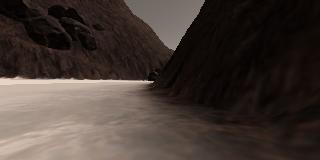
#> input picture MarsRover_Phase2/Mars_Rover/test_dataset/IMG/robocam_2017_05_02_11_16_32_439.jpg, 320 x 160 px; its folder holds 4 pictures in this run; the run also reads 1 picture not shown here
$ jupyter execute --allow-errors 'Testing .ipynb'   (shell and % lines are left out)   (older library calls are emulated)
#> lines starting #> are read from the running program, lines starting #| are printed output that depends on the picture; after the words box and inside, x2 and y2 are one past the last pixel; in counts of white or black regions, pixels touching at a corner belong together; long printed decimals are rounded
## Rover Project Test Notebook
This notebook contains the functions from the lesson and provides the scaffolding you need to test out your mapping methods.  The steps you need to complete in this notebook for the project are the following:

* First just run each of the cells in the notebook, examine the code and the results of each.
* Run the simulator in "Training Mode" and record some data. Note: the simulator may crash if you try to record a large (longer than a few minutes) dataset, but you don't need a ton of data, just some example images to work with.
* Change the data directory path (2 cells below) to be the directory where you saved data
* Test out the functions provided on your data
* Write new functions (or modify existing ones) to report and map out detections of obstacles and rock samples (yellow rocks)
* Populate the `process_image()` function with the appropriate steps/functions to go from a raw image to a worldmap.
* Run the cell that calls `process_image()` using `moviepy` functions to create video output
* Once you have mapping working, move on to modifying `perception.py` and `decision.py` to allow your rover to navigate and map in autonomous mode!

**Note: If, at any point, you encounter frozen display windows or other confounding issues, you can always start again with a clean slate by going to the "Kernel" menu above and selecting "Restart & Clear Output".**

**Run the next cell to get code highlighting in the markdown cells.**

[cell 1]
#%matplotlib qt # Choose %matplotlib qt to plot to an interactive window (note it may show up behind your browser)
# Make some of the relevant imports
import cv2 # OpenCV for perspective transform
import numpy as np
import matplotlib.image as mpimg
import matplotlib.pyplot as plt
import scipy.misc # For saving images as needed
import glob  # For reading in a list of images from a folder
import imageio
from sklearn.cluster import KMeans
import pandas as pd
#imageio.plugins.ffmpeg.download()

## Quick Look at the Data
There's some example data provided in the `test_dataset` folder.  This basic dataset is enough to get you up and running but if you want to hone your methods more carefully you should record some data of your own to sample various scenarios in the simulator.

Next, read in and display a random image from the `test_dataset` folder

[cell 2]
path = '../test_dataset/IMG/*'
img_list = glob.glob(path) # is a list of all the images file name in the folder
# Grab a random image and display it
idx=np.random.randint(0,len(img_list)-1) # Choose a random index to obtain a random pic from the folder
image=mpimg.imread(img_list[idx]) # read the random image
#> image is the input picture: shape (160, 320, 3); mean R, G, B 67.5, 56.6, 50.9
plt.imshow(image)

## Calibration Data
Read in and display example grid and rock sample calibration images.  You'll use the grid for perspective transform and the rock image for creating a new color selection that identifies these samples of interest.

[cell 3]
# In the simulator you can toggle on a grid on the ground for calibration
# You can also toggle on the rock samples with the 0 (zero) key.
# Here's an example of the grid and one of the rocks
# example_grid="../calibration_images/example_grid1.jpg"
example_grid="../calibration_images/example_grid1.jpg"#grids are of size 1x1 meter square
example_rock="../calibration_images/example_rock1.jpg"
grid_img=mpimg.imread(example_grid)
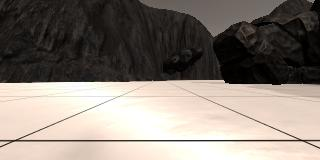
#> input picture MarsRover_Phase2/Mars_Rover/calibration_images/example_grid1.jpg, 320 x 160 px
#> grid_img is the input picture: shape (160, 320, 3); mean R, G, B 135.1, 126.3, 118.3
rock_img=mpimg.imread(example_rock)
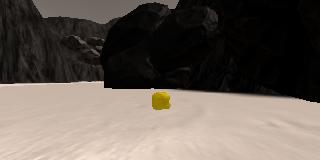
#> input picture MarsRover_Phase2/Mars_Rover/calibration_images/example_rock1.jpg, 320 x 160 px
#> rock_img is the input picture: shape (160, 320, 3); mean R, G, B 102.3, 93, 85.2

fig= plt.figure(figsize=(12,3))   #subplot 121 means in 1 row and 2 columns subplot choose image 1
plt.subplot(121)
plt.imshow(grid_img)
plt.subplot(122)
plt.imshow(rock_img)

[cell 4]
import cv2
import numpy as np
import matplotlib.pyplot as plt
# Load the image
img = cv2.imread("../calibration_images/example_grid1.jpg")

# Convert the image to grayscale
gray = cv2.cvtColor(img, cv2.COLOR_BGR2GRAY)
gray[0:100]=cv2.GaussianBlur(gray[0:100],(17,17),0)
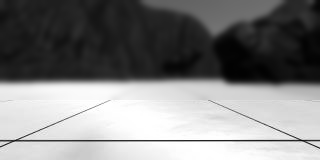
#> gray: shape (160, 320); min 2, max 255, mean 128
# Find the corners in the image
corners = cv2.goodFeaturesToTrack(gray, maxCorners=4, qualityLevel=0.01, minDistance=10)
#> corners = [[20, 139], [308, 142], [8, 142], [296, 138]]

# Convert the corners to a NumPy array
corners = np.int0(corners)

# Loop through the corners and draw them on the image
for corner in corners:
    x, y = corner.ravel()
    cv2.circle(img, (x, y), 3, 255, -1)
#> this loop made 4 passes
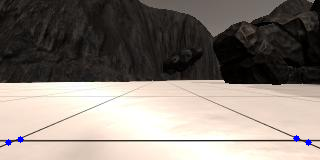
#> img: shape (160, 320, 3); mean B, G, R 118.6, 126, 134.8

# Show the image

cv2.imshow('Corners', img)
cv2.waitKey()
#> Out = 27

# [31 lines of commented-out code are left out]

[cell 5]
import cv2
import numpy as np

# Load the image
img = cv2.imread("../calibration_images/example_grid1.jpg")

# Convert the image to grayscale
gray = cv2.cvtColor(img, cv2.COLOR_BGR2GRAY)
gray[0:100]=cv2.GaussianBlur(gray[0:100],(27,27),0)

# Use the Shi-Tomasi corner detection algorithm to find corners in the image
corners = cv2.goodFeaturesToTrack(gray, maxCorners=10, qualityLevel=0.01, minDistance=5)
#> corners = [[20, 139], [308, 142], [8, 142], [296, 138], [1, 146], [208, 100], [110, 100], [268, 125], [34, 133], [101, 103]]

# Convert the corners from a NumPy array to a list
corners = corners.tolist()
#> corners = [[[20, 139]], [[308, 142]], [[8, 142]], [[296, 138]], [[1, 146]], [[208, 100]], [[110, 100]], [[268, 125]], [[34, 133]], [[101, 103]]]

# Loop through the list of corners and draw a circle at each corner
for corner in corners:
    x, y = corner[0]
    cv2.circle(img, (int(x), int(y)), 3, (255, 0, 0), -1)
#> this loop made 10 passes
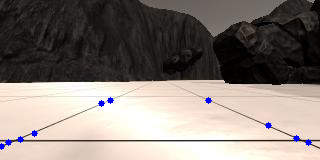
#> img: shape (160, 320, 3); mean B, G, R 118.7, 125.3, 134.1

# Display the image
cv2.imshow('Corners', img)
cv2.waitKey(0)
#> Out = 27

[cell 6]
import cv2
import numpy as np

# Load the image
img = cv2.imread("../calibration_images/example_grid1.jpg")

# Convert the image to grayscale
gray = cv2.cvtColor(img, cv2.COLOR_BGR2GRAY)

# Use the Harris corner detection algorithm to find corners in the image
dst = cv2.cornerHarris(gray, 2, 3, 0.04)
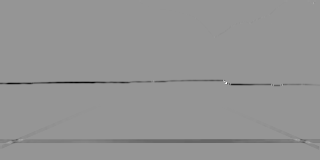
#> dst: shape (160, 320) float32; min -0.0216, max 0.0152, mean -0.000215; drawn with min black and max white

# Threshold the corner response matrix
threshold = 0.1 * dst.max()
#> threshold = 0.00152
ret, dst = cv2.threshold(dst, threshold, 255, cv2.THRESH_BINARY)
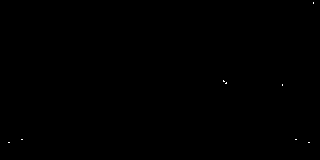
#> dst: shape (160, 320) float32; 0.04% white in thin lines or dots, all inside (x1, y1, x2, y2) = (8, 2, 314, 143)
#> ret = 0.00152

# Find contours in the binary image
#> (the rest of this cell did not finish here and is left out)

[cell 7]
kernel_sharpening = np.array([[-1,-1,-1],
                              [-1, 9,-1],
                              [-1,-1,-1]])
dst2 = cv2.filter2D(grid_img, -1, kernel_sharpening)
plt.imshow(dst2)

[cell 8]
def get_corners(image):
# [4 lines of commented-out code are left out]

    kernel_sharpening = np.array([[-1,-1,-1],
                              [-1, 9,-1],
                              [-1,-1,-1]])
    dst2 = cv2.filter2D(image, -1, kernel_sharpening)


    img=dst.copy()
    gray = cv2.cvtColor(img,cv2.COLOR_RGB2GRAY)
    equ = cv2.equalizeHist(gray)
    equ[0:100]=cv2.GaussianBlur(equ[0:100],(13,13),0)
    # stacking images side-by-side
    gray = np.float32(equ)
    #img=grid_img.copy()
    #gray = cv2.cvtColor(img,cv2.COLOR_BGR2GRAY)
    #gray = np.float32(gray)
    dst1 = cv2.cornerHarris(gray,4,5,0.06)  # 2, 3, 0.04
    #result is dilated for marking the corners, not important
    # dst1 = cv2.dilate(dst1,None)
    #plt.imshow(dst1)

    # Threshold for an optimal value, it may vary depending on the image.
    test=np.array((img.shape[0],img.shape[1],3))
    test=img.copy()
    img[dst1>0.06*dst1.max()]=[0,0,255]


    # Define the blue colour we want to find - remember OpenCV uses BGR ordering
    blue = [0,0,255]

    # Get X and Y coordinates of all blue pixels
    Y, X = np.where(np.all(img==blue,axis=2))


    corners=[]
    corners_x=[]
    corners_y=[]
    for i in range(len(X)):
        x,y = X[i],Y[i],
        corners.append((x,y))
        corners_x.append(x)
        corners_y.append(y)


    # Define a set of points
    points = np.array(corners)

    # Use k-means clustering to cluster the points
    kmeans = KMeans(n_clusters=4)
    kmeans.fit(points)

    # Print the cluster labels for each point
    labels=kmeans.labels_

    corn_labs=np.array ([corners_x,corners_y,labels]).T
    df=pd.DataFrame(corn_labs,columns=["Corners_x","Corners_y","Label"])
    labels_groups=df.groupby("Label")
    average_corners=np.array(labels_groups.mean())

    for y,x in average_corners:
#         test[int(x),int(y),:]=[0,0,255]
        cv2.circle(test, (int(y),int(x)), 5, (0, 0, 255), -1)
    plt.imshow(test)
    return average_corners,test

    # [11 lines of commented-out code are left out]

#> (a cell that did not finish here is left out)

[cell 10]
def red(im):
    return im[:,:,0]
def green(im):
    return im[:,:,1]
def blue(im):
    return im[:,:,2]
def gray(im):
    return cv2.cvtColor(im, cv2.COLOR_BGR2GRAY)


def find_lines(img,minLineLength=100,maxLineGap=40,rho = 1,canny_t=(1200,410),top=10):
    img2 = img.copy()
    gimg2 = gray(img)
    edges = cv2.Canny(gimg2,canny_t[0],canny_t[1],apertureSize =3)
#> edges: shape (160, 320); 4.2% white in thin lines or dots
    plt.imshow(edges)
    lines = cv2.HoughLinesP(edges,
                           rho = rho,
                           theta = np.pi/180,threshold = 1,
                           minLineLength = minLineLength,
                           maxLineGap = maxLineGap)
#> lines = [[55, 95, 264, 95], [21, 141, 148, 80], [7, 139, 319, 139], [46, 97, 272, 97], [0, 141, 319, 141], [0, 83, 209, 79], [0, 145, 159, 81], [193, 92, 319, 146], [203, 98, 315, 147], [146, 5, 253, 28]]
    # [5 lines of commented-out code are left out]
    lines.reshape(lines.shape[0],-1)
    sums=[sum(sum(line)) for line in lines]
#> sums = [509, 390, 604, 512, 601, 371, 385, 750, 763, 432]
#     print(sums)

    all_lines_sum=sums.copy()
#> all_lines_sum = [509, 390, 604, 512, 601, 371, 385, 750, 763, 432]

    i=1
    for line1 in all_lines_sum:
        j=i
        for line2 in all_lines_sum[i:]:
            # print(type(line1))
            # print(np.sum(line1-line2))

            if abs(np.sum(line1-line2))<25:
                # [4 lines of commented-out code are left out]
                ind=(sums.index(line2))
                sums.remove(line2)
                all_lines_sum.remove(line2)
                lines=np.delete(lines,ind,axis=0)


            j+=1
        i+=1
#> this loop made 5 passes
#> line1 on passes 1 to 5: 509, 390, 604, 750, 432
#> after the loop, all_lines_sum = [509, 390, 604, 750, 432]; i = 6; lines = [[55, 95, 264, 95], [21, 141, 148, 80], [7, 139, 319, 139], [193, 92, 319, 146], [146, 5, 253, 28]]; sums = [509, 390, 604, 750, 432]
    # print(sums)
    print(lines)
#| [[[ 55  95 264  95]]
#|  [[ 21 141 148  80]]
#|  [[  7 139 319 139]]
#|  [[193  92 319 146]]
#|  [[146   5 253  28]]]
#---------------------------------------------------
    try:
        for line in lines:
            mag = [np.sqrt(np.power(y2-y1,2)+np.power(x2-x1,2)) for x1,y1,x2,y2 in line]
            mag = zip(np.arange(len(mag)),mag)
            mag = sorted(mag, key=lambda tup: tup[1],reverse=True)
            line = line[0]
            #print(lines)
            #print(lines[1])


            for i in range(min(len(mag),top)):
                index = mag[i][0]
                x1,y1,x2,y2 = line
                cv2.line(img2,(x1,y1),(x2,y2),(0,255,0),2)
#> this loop made 5 passes
#> (line, mag) on passes 1 to 5: ([55, 95, 264, 95], [(0, 209)]), ([21, 141, 148, 80], [(0, 140.9)]), ([7, 139, 319, 139], [(0, 312)]), ([193, 92, 319, 146], [(0, 137.1)]), ([146, 5, 253, 28], [(0, 109.4)])
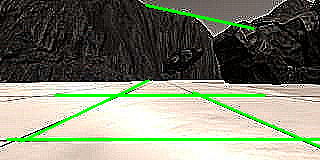
#> img2: shape (160, 320, 3); mean R, G, B 126.1, 131.7, 112.6
    except:
        raise
    plt.imshow(img2)
find_lines(dst2)

[cell 11]
edges = cv2.Canny(gray(dst2),800,310)
#> edges: shape (160, 320); 5.6% white in thin lines or dots
plt.imshow(edges)
#800,70 was good for grid 1

[cell 12]
[
    [],
    [],
    []
],
[
    [],
    [],
    []
],
[
    [],
    [],
    []
]

[cell 13]
l=[(1,2),(1,3),(1,2)]
set(l)

[cell 14]
import cv2
import numpy as np
from math import radians

# kernel_sharpening = np.array([[-1,-1,-1],
#                               [-1, 8,-1],
#                               [-1,-1,-1]])
# sharp = cv2.filter2D(grid_img, -1, kernel_sharpening)

gray = cv2.cvtColor(grid_img, cv2.COLOR_BGR2GRAY)
# blur = cv2.medianBlur(gray, 5)

adapt_type = cv2.ADAPTIVE_THRESH_GAUSSIAN_C
#> adapt_type = 1
thresh_type = cv2.THRESH_BINARY_INV
#> thresh_type = 1
bin_img = cv2.adaptiveThreshold(gray, 255, adapt_type, thresh_type, 11, 2)
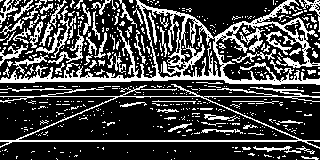
#> bin_img: shape (160, 320); 26.9% white in thin lines or dots
plt.imshow(bin_img)


rho, theta, thresh = 2, np.pi/180, 400
lines = cv2.HoughLines(bin_img, rho, theta, thresh)
#> lines = [[140, 1.57], [78, 1.57], [76, 1.59], [72, 1.61]]
print(lines)
#| [[[140.          1.571]]
#|  [[ 78.          1.571]]
#|  [[ 76.          1.588]]
#|  [[ 72.          1.606]]]

#_-------------------------------
# for line in lines:
#     m = -np.arctan(line[1])
#     c = line[0]*np.arcsin(line[1])
#     x = np.linspace(0, 160, 161)
#     y=lambda i: (m*)np.sin(3*i),
#     fig, ax = plt.subplots(7,1)
#     fig.set_size_inches(7,20)
#     fs = [
#         lambda i: 1,
#         lambda i: np.sin(3*i),
#         lambda i: 0.5*np.sin(10*i+np.pi),
#         lambda i: 0.3*np.sin(15*i),
#         lambda i: 0.2*np.sin(30*i+np.pi)
#     ]
#     ax[0].plot([0]*75+[1]*75+[0]*75)
#     ax[0].set_title("Target")
#     c = 1
#     for f in fs:
#         ax[c].plot([f(xi) for xi in x])
#         ax[c].set_title("f%d" % c)
#         c+= 1

#     ax[6].plot([sum([f(xi) for f in fs[:-1]]) for xi in x])
#     ax[6].set_title("f%d + f%d + f%d" % (0,1,2))
#     at = lambda f,t: np.sin(2*np.pi*f*t)
#     bt = lambda f,t: 0.333*np.sin(2*np.pi*3*f*t)
#     gt = lambda f,t: at(f,t) + bt(f,t)


#     x = np.linspace(np.pi, 2*np.pi, 201)
#     fig, ax = plt.subplots(2,2)
#     fig.set_size_inches(8,7)
#     ax[0,0].plot([at(2,xi) for xi in x])
#     ax[0,1].plot([bt(2,xi) for xi in x])
#     ax[1,0].plot([gt(2,xi) for xi in x])
#     ax[1,1].bar([0,1,2],[1,0,0.3])
#     ax[1,1].set_title("One form of spuctrum")
#_-------------------------------
from collections import defaultdict
def segment_by_angle_kmeans(lines, k=2, **kwargs):
    """Groups lines based on angle with k-means.

    Uses k-means on the coordinates of the angle on the unit circle
    to segment `k` angles inside `lines`.
    """
#> called with lines = array of shape (4, 1, 2), k = 2

    # Define criteria = (type, max_iter, epsilon)
    default_criteria_type = cv2.TERM_CRITERIA_EPS + cv2.TERM_CRITERIA_MAX_ITER
#> default_criteria_type = 3
    criteria = kwargs.get('criteria', (default_criteria_type, 10, 1.0))
#> criteria = (3, 10, 1)
    flags = kwargs.get('flags', cv2.KMEANS_RANDOM_CENTERS)
#> flags = 0
    attempts = kwargs.get('attempts', 10)

    # returns angles in [0, pi] in radians
    angles = np.array([line[0][1] for line in lines])
#> angles = [1.57, 1.57, 1.59, 1.61]
    # multiply the angles by two and find coordinates of that angle
    pts = np.array([[np.cos(2*angle), np.sin(2*angle)]
                    for angle in angles], dtype=np.float32)
#> pts = [[-1, -8.74e-08], [-1, -8.74e-08], [-0.999, -0.0349], [-0.998, -0.0698]]

    # run kmeans on the coords
    labels, centers = cv2.kmeans(pts, k, None, criteria, attempts, flags)[1:]
#> labels = [0, 0, 1, 1]; centers = [[-1, -8.74e-08], [-0.998, -0.0523]]
    labels = labels.reshape(-1)  # transpose to row vec

    # segment lines based on their kmeans label
    segmented = defaultdict(list)
    for i, line in enumerate(lines):
        segmented[labels[i]].append(line)
#> this loop made 4 passes
    segmented = list(segmented.values())
    return segmented

segmented = segment_by_angle_kmeans(lines)
#> segmented = [[[[140, 1.57]], [[78, 1.57]]], [[[76, 1.59]], [[72, 1.61]]]]


def intersection(line1, line2):
    """Finds the intersection of two lines given in Hesse normal form.

    Returns closest integer pixel locations.
    See https://stackoverflow.com/a/383527/5087436
    """
    rho1, theta1 = line1[0]
    rho2, theta2 = line2[0]
    A = np.array([
        [np.cos(theta1), np.sin(theta1)],
        [np.cos(theta2), np.sin(theta2)]
    ])
    b = np.array([[rho1], [rho2]])
    x0, y0 = np.linalg.solve(A, b)
    x0, y0 = int(np.round(x0)), int(np.round(y0))
    return [[x0, y0]]


def segmented_intersections(lines):
    """Finds the intersections between groups of lines."""

    intersections = []
    for i, group in enumerate(lines[:-1]):
        for next_group in lines[i+1:]:
            for line1 in group:
                for line2 in next_group:
                    intersections.append(intersection(line1, line2))
#> this loop made 1 pass
#> group on pass 1: [[[140, 1.57]], [[78, 1.57]]]
#> after the loop, intersections = [[[3666, 140]], [[1946, 140]], [[114, 78]], [[171, 78]]]

    return intersections


intersections = segmented_intersections(segmented)
intersections

for i in intersections:
    pass
#> this loop made 4 passes

[cell 15]
lines=[[[79.     ,    1.5707964]],[[81.    ,     1.553343 ]],[[75.    ,     1.5882496]],[[71.     ,    1.6057029]]]
import math
# for line in lines[:1]:
#> (the rest of this cell did not finish here and is left out)

[cell 16]
# # Python program to illustrate
# # corner detection with
# # Harris Corner Detection Method

# # organizing imports
# import cv2
# import numpy as np

# # path to input image specified and
# # image is loaded with imread command
# image = cv2.imread("../calibration_images/example_grid1.jpg" )

# # convert the input image into
# # grayscale color space
# operatedImage = cv2.cvtColor(image, cv2.COLOR_BGR2GRAY)

# # modify the data type
# # setting to 32-bit floating point
# operatedImage = np.float32(operatedImage)

# # apply the cv2.cornerHarris method
# # to detect the corners with appropriate
# # values as input parameters
# dest = cv2.cornerHarris(operatedImage, 2, 9, 0.07)

# # Results are marked through the dilated corners
# dest = cv2.dilate(dest, None)

# # Reverting back to the original image,
# # with optimal threshold value
# image[dest > 0.01 * dest.max()]=[0, 0, 255]

# # the window showing output image with corners
# cv2.imshow('Image with Borders', image)

# # De-allocate any associated memory usage
# if cv2.waitKey(0) & 0xff == 27:
#     cv2.destroyAllWindows()

[cell 17]
# #the below line of code defines the criteria for the algorithm to stop running,
# #which will happen is 100 iterations are run or the epsilon (which is the required accuracy)
# #becomes 85%
# criteria = (cv2.TERM_CRITERIA_EPS + cv2.TERM_CRITERIA_MAX_ITER, 100, 0.85)

# # then perform k-means clustering wit h number of clusters defined as 3
# #also random centres are initially choosed for k-means clustering
# k = 2
# retval, labels, centers = cv2.kmeans(grid_img, k, None, criteria, 2, cv2.KMEANS_RANDOM_CENTERS)

# # convert data into 8-bit values
# centers = np.uint8(centers)
# segmented_data = centers[labels.flatten()]

# # reshape data into the original image dimensions
# segmented_image = segmented_data.reshape((image.shape))

# plt.imshow(segmented_image)

[cell 18]
kernel=np.ones((7,7))
erosion = cv2.erode(grid_img,kernel,iterations = 1)
opening = cv2.morphologyEx(grid_img, cv2.MORPH_OPEN, kernel)
closing = cv2.morphologyEx(grid_img, cv2.MORPH_CLOSE, kernel)
closing = cv2.morphologyEx(edges, cv2.MORPH_CLOSE, kernel)
#> closing: shape (160, 320); 10.8% white; 4 white regions, box (x1, y1, x2, y2) and area: (0, 64, 320, 149) 3934, (138, 0, 314, 51) 1544, (306, 0, 316, 8) 41, (287, 65, 293, 71) 27
dilation = cv2.dilate(grid_img,kernel,iterations = 1)
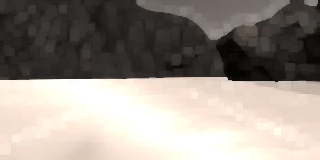
#> dilation: shape (160, 320, 3); mean R, G, B 151.7, 143.4, 135.7
fig= plt.figure(figsize=(12,3))   #subplot 121 means in 1 row and 2 columns subplot choose image 1
plt.subplot(121)
plt.imshow(grid_img)
plt.subplot(122)
plt.imshow(dilation)
#> (the rest of the program and of its run is left out)
